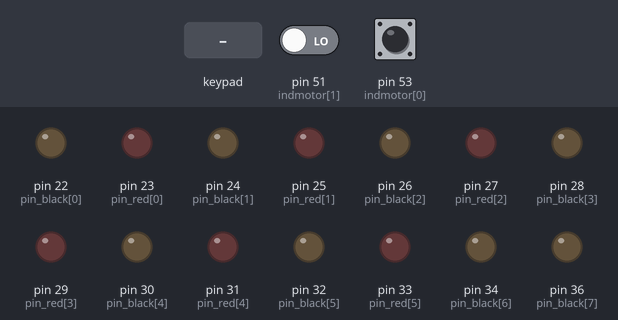
Recording of a sketch running on a simulated Arduino Mega 2560, built with avr-gcc and run on an emulated ATmega2560. Parts: output pins drawn as LEDs (lit = HIGH). The inputs (shaded band) are chosen by the test bench; at power-on: pin 53 (indmotor[0]) LOW, pin 51 (indmotor[1]) LOW. What the sketch prints to the serial monitor is not drawn.

Above: at 3.2 s.
3.3 s: key '*' pressed
At 6.2 s:
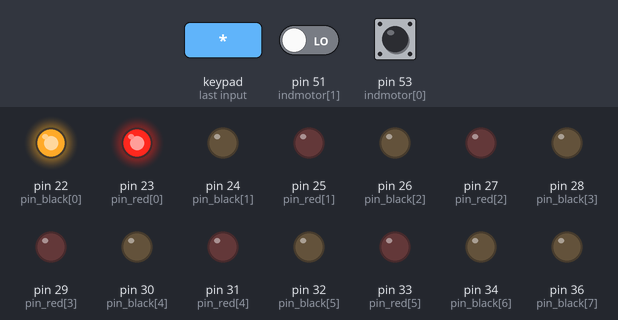
6.3 s: pin 53 (indmotor[0]) pulsed HIGH 5 times (0.12 s each, 0.3 s apart)
At 9.0 s:
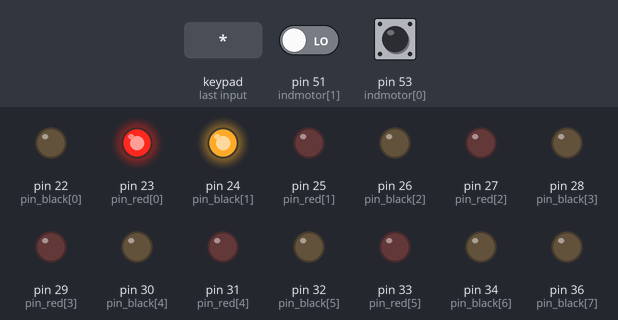
Timing chart, 0 to 10.5 s (numbered marks = the images above; inputs shaded):
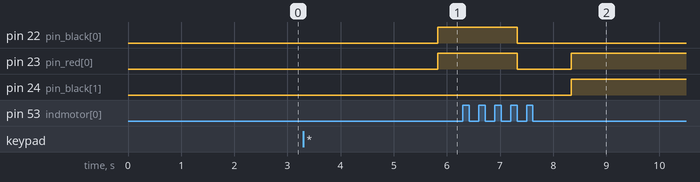

The sketch:

Vending_Motor_Test.ino
```cpp
#include <Keypad.h>

int pin_black[] = {22, 24, 26, 28, 30, 32, 34, 36};
int pin_red[] = {23, 25, 27, 29, 31, 33};

int pin_centers[] = {false, false, false, false, false, false, false, false};
int pin_centering[] = {false, false, false, false, false, false, false, false};

int indshelf[] = {52, 50, 48, 46, 44};
int indmotor[] = {53, 51, 49, 47, 45, 43, 41, 39};

boolean centered = false;
boolean lowcheck = false;

const byte ROWS = 4;
const byte COLS = 4;
char keys[ROWS][COLS] = {
  {'1','2','3','A'},
  {'4','5','6','B'},
  {'7','8','9','C'},
  {'*','0','#','D'}
};
byte rowPins[ROWS] = {2,3,4,5}; //connect to row pinouts
byte colPins[COLS] = {6,7,8,9}; //connect to column pinouts

Keypad keypad = Keypad( makeKeymap(keys), rowPins, colPins, ROWS, COLS );


void setup()
{
  Serial.begin(9600);
  Serial1.begin(9600);
  //backlightOn();

  for (int i = 0; i < 8; i++){
    pinMode ( pin_black[i], OUTPUT);
    digitalWrite(pin_black[i], LOW);
  }

  for (int i = 0; i < 6; i++){
    pinMode ( pin_red[i], OUTPUT);
    digitalWrite(pin_red[i], LOW);
  }

  Serial1.write(0xFE);   //command flag
  Serial1.write(0x01);   //clear command.
  delay(50);
  Serial1.print("System Ready");
  Serial.println("System Ready");
  delay(2000);
  Serial1.write(0xFE);   //command flag
  Serial1.write(0x01);   //clear command.
}

char key_array[2];
#define INLENGTH 16
#define INTERMINATOR 13
#define TIME_LIMIT 500000
char inString[INLENGTH+1];
String InputString;
int inCount;

void loop()
{

  char key = keypad.getKey();
  if(key == '*') {
  Serial1.print("*");
  delay(2500);
    clearLCD();
  for (int i = 0; i < 1; i++){
    for (int j = 0; j < 3; j++){
      allpins(LOW);
      clearLCD();

      digitalWrite(indshelf[i], HIGH);
      digitalWrite(pin_red[i], HIGH);
      digitalWrite(pin_black[j], HIGH);

      Serial1.print(i);
      Serial1.print("-");
      Serial1.print(j);
      delay(1000);
      clearLCD();
      int sawhigh = false;
      while (!sawhigh){
        if(digitalRead(indmotor[j])) {
          Serial1.print("SAW PIN HIGH");
          sawhigh = true;
        }
      }
      clearLCD();
      int sawlow = false;
      while (!sawlow){
        if(!digitalRead(indmotor[j])) {
          Serial1.print("SAW PIN LOW");
          sawlow = true;
        }
      }
      clearLCD();
      sawhigh = false;
      while (!sawhigh){
        if(digitalRead(indmotor[j])) {
          Serial1.print("SAW PIN HIGH");
          sawhigh = true;
        }
      }
      clearLCD();
      sawlow = false;
      while (!sawlow){
        if(!digitalRead(indmotor[j])) {
          sawlow = true;
          allpins(LOW);
          clearLCD();
          Serial1.print("CENTERED");
          delay(1000);
        }
      }

      //if((i == 0 || i == 1 || i == 2 || i == 4) && (j == 3)) {
        //j = 7;
        //allpins(LOW);
      //}


    }
  }

  clearLCD();
  Serial1.print("ALL DONE");

  }//end of if key star
}

void allpins(boolean thestate) {
  for (int i = 0; i < 8; i++){
    digitalWrite(pin_black[i], thestate);
    digitalWrite(indmotor[i], thestate);
  }

  for (int i = 0; i < 6; i++){
    digitalWrite(pin_red[i], thestate);
    digitalWrite(indshelf[i], thestate);
  }
}

// Scrolls the display left by the number of characters passed in, and waits a given
// number of milliseconds between each step
void scrollLeft(int num, int wait) {
  for(int i=0;i<num;i++) {
    serCommand();
    Serial1.write(0x18);
    delay(wait);
  }
}

// Scrolls the display right by the number of characters passed in, and waits a given
// number of milliseconds between each step
void scrollRight(int num, int wait) {
  for(int i=0;i<num;i++) {
    serCommand();
    Serial1.write(0x1C);
    delay(wait);
  }
}


void selectLineOne(){  //puts the cursor at line 0 char 0.
   Serial1.write(0xFE);   //command flag
   Serial1.write(128);    //position
   delay(10);
}
void selectLineTwo(){  //puts the cursor at line 0 char 0.
   Serial1.write(0xFE);   //command flag
   Serial1.write(192);    //position
   delay(10);
}
void goTo(int position) { //position = line 1: 0-15, line 2: 16-31, 31+ defaults back to 0
if (position<16){ Serial1.write(0xFE);   //command flag
              Serial1.write((position+128));    //position
}else if (position<32){Serial1.write(0xFE);   //command flag
              Serial1.write((position+48+128));    //position
} else { goTo(0); }
   delay(10);
}

void clearLCD(){
   Serial1.write(0xFE);   //command flag
   Serial1.write(0x01);   //clear command.
   delay(10);
}
void backlightOn(){  //turns on the backlight
    Serial1.write(0x7C);   //command flag for backlight stuff
    Serial1.write(157);    //light level.
   delay(10);
}
void backlightOff(){  //turns off the backlight
    Serial1.write(0x7C);   //command flag for backlight stuff
    Serial1.write(128);     //light level for off.
   delay(10);
}
void serCommand(){   //a general function to call the command flag for issuing all other commands
  Serial1.write(0xFE);
}
long SelectItem(char key_char[2], long time_limit){
  int i = 0;
  long time_counter = 0;
  clearLCD(); //clear screen, and prompt for item selection
  Serial1.print("Select Item:");
  while ((i<2) && (time_counter < time_limit)) // give the user a timed window to select an item
  {
    char key = keypad.getKey();
    if (key != NO_KEY){
      key_char[i] = key;
      Serial1.print(key_char[i]);
      i ++;
    }
    time_counter++;
  }
  delay(1000);
  clearLCD();
  return time_counter;
}

void VendItem(char key_char[2]){
  clearLCD();
  Serial1.print("Vending:");
  Serial1.print(key_char[0]);
  Serial1.print(key_char[1]);
  allpins(LOW);
  digitalWrite (pin_red[(key_char[0]-'0')-1], HIGH);
  digitalWrite (pin_black[(key_char[1]-'0')-1], HIGH);
  delay(5000);
  allpins(LOW);
  clearLCD();
}

void MotorTest () {

}
```

Measured:
- after the input at 3.3 s, pin 22 (pin_black[0]), pin 23 (pin_red[0]): LOW → HIGH after 2.5 s
- after the input at 6.3 s, pin 22 (pin_black[0]): HIGH → LOW after 1.0 s; pin 23 (pin_red[0]): HIGH → LOW after 1.0 s, → HIGH 1.0 s later; pin 24 (pin_black[1]): LOW → HIGH after 2.0 s
